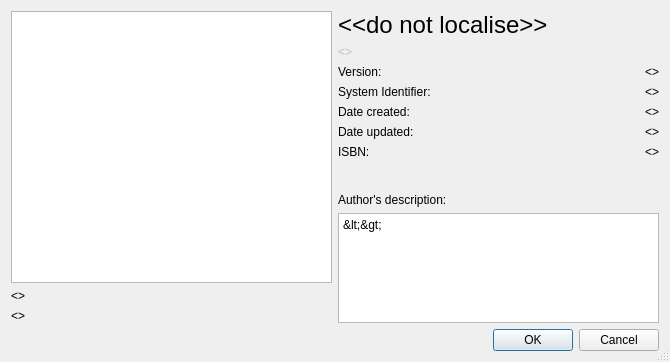
<?xml version="1.0" encoding="UTF-8"?>
<ui version="4.0">
 <class>ArchiveViewer</class>
 <widget class="QDialog" name="ArchiveViewer">
  <property name="windowModality">
   <enum>Qt::WindowModal</enum>
  </property>
  <property name="geometry">
   <rect>
    <x>0</x>
    <y>0</y>
    <width>670</width>
    <height>362</height>
   </rect>
  </property>
  <property name="windowTitle">
   <string>Add game archive</string>
  </property>
  <property name="windowIcon">
   <iconset>
    <normaloff>../logo.png</normaloff>../logo.png</iconset>
  </property>
  <property name="sizeGripEnabled">
   <bool>true</bool>
  </property>
  <layout class="QVBoxLayout" name="verticalLayout_3">
   <item>
    <layout class="QHBoxLayout" name="horizontalLayout">
     <item>
      <layout class="QVBoxLayout" name="verticalLayout">
       <item>
        <widget class="QTreeView" name="assetTree">
         <attribute name="headerVisible">
          <bool>true</bool>
         </attribute>
        </widget>
       </item>
       <item>
        <widget class="QLabel" name="assetsInGroups">
         <property name="text">
          <string>&lt;&lt;do not localise&gt;&gt;</string>
         </property>
        </widget>
       </item>
       <item>
        <widget class="QLabel" name="encounterCount">
         <property name="text">
          <string>&lt;&lt;do not localise&gt;&gt;</string>
         </property>
        </widget>
       </item>
      </layout>
     </item>
     <item>
      <layout class="QVBoxLayout" name="verticalLayout_2" stretch="0,0,0,1,0,4">
       <item>
        <widget class="QLabel" name="name">
         <property name="text">
          <string>&lt;html&gt;&lt;head/&gt;&lt;body&gt;&lt;p&gt;&lt;span style=&quot; font-size:18pt;&quot;&gt;&amp;lt;&amp;lt;do not localise&amp;gt;&amp;gt;&lt;/span&gt;&lt;/p&gt;&lt;/body&gt;&lt;/html&gt;</string>
         </property>
        </widget>
       </item>
       <item>
        <widget class="QLabel" name="author">
         <property name="enabled">
          <bool>false</bool>
         </property>
         <property name="text">
          <string>&lt;&lt;do not localise&gt;&gt;</string>
         </property>
        </widget>
       </item>
       <item>
        <layout class="QGridLayout" name="gridLayout">
         <item row="0" column="0">
          <widget class="QLabel" name="label">
           <property name="text">
            <string>Version:</string>
           </property>
          </widget>
         </item>
         <item row="0" column="1">
          <widget class="QLabel" name="revision">
           <property name="text">
            <string>&lt;&lt;do not localise&gt;&gt;</string>
           </property>
           <property name="alignment">
            <set>Qt::AlignRight|Qt::AlignTrailing|Qt::AlignVCenter</set>
           </property>
          </widget>
         </item>
         <item row="1" column="0">
          <widget class="QLabel" name="label_3">
           <property name="text">
            <string>System Identifier:</string>
           </property>
          </widget>
         </item>
         <item row="1" column="1">
          <widget class="QLabel" name="game_system_id">
           <property name="text">
            <string>&lt;&lt;do not localise&gt;&gt;</string>
           </property>
           <property name="alignment">
            <set>Qt::AlignRight|Qt::AlignTrailing|Qt::AlignVCenter</set>
           </property>
          </widget>
         </item>
         <item row="2" column="0">
          <widget class="QLabel" name="label_7">
           <property name="text">
            <string>Date created:</string>
           </property>
          </widget>
         </item>
         <item row="2" column="1">
          <widget class="QLabel" name="creation_date">
           <property name="text">
            <string>&lt;&lt;do not localise&gt;&gt;</string>
           </property>
           <property name="alignment">
            <set>Qt::AlignRight|Qt::AlignTrailing|Qt::AlignVCenter</set>
           </property>
          </widget>
         </item>
         <item row="3" column="0">
          <widget class="QLabel" name="label_6">
           <property name="text">
            <string>Date updated:</string>
           </property>
          </widget>
         </item>
         <item row="3" column="1">
          <widget class="QLabel" name="revision_date">
           <property name="text">
            <string>&lt;&lt;do not localise&gt;&gt;</string>
           </property>
           <property name="alignment">
            <set>Qt::AlignRight|Qt::AlignTrailing|Qt::AlignVCenter</set>
           </property>
          </widget>
         </item>
         <item row="4" column="0">
          <widget class="QLabel" name="isbnLabel">
           <property name="text">
            <string>ISBN:</string>
           </property>
          </widget>
         </item>
         <item row="4" column="1">
          <widget class="QLabel" name="isbn">
           <property name="text">
            <string>&lt;&lt;do not localise&gt;&gt;</string>
           </property>
           <property name="alignment">
            <set>Qt::AlignRight|Qt::AlignTrailing|Qt::AlignVCenter</set>
           </property>
          </widget>
         </item>
        </layout>
       </item>
       <item>
        <spacer name="verticalSpacer">
         <property name="orientation">
          <enum>Qt::Vertical</enum>
         </property>
         <property name="sizeHint" stdset="0">
          <size>
           <width>20</width>
           <height>40</height>
          </size>
         </property>
        </spacer>
       </item>
       <item>
        <widget class="QLabel" name="label_5">
         <property name="text">
          <string>Author's description:</string>
         </property>
        </widget>
       </item>
       <item>
        <widget class="QPlainTextEdit" name="description">
         <property name="plainText">
          <string>&lt;&lt;do not localise&gt;&gt;</string>
         </property>
        </widget>
       </item>
      </layout>
     </item>
    </layout>
   </item>
   <item>
    <layout class="QHBoxLayout" name="horizontalLayout_2">
     <item>
      <widget class="QDialogButtonBox" name="buttonBox">
       <property name="orientation">
        <enum>Qt::Horizontal</enum>
       </property>
       <property name="standardButtons">
        <set>QDialogButtonBox::Cancel|QDialogButtonBox::Ok</set>
       </property>
      </widget>
     </item>
    </layout>
   </item>
  </layout>
 </widget>
 <resources/>
 <connections>
  <connection>
   <sender>buttonBox</sender>
   <signal>rejected()</signal>
   <receiver>ArchiveViewer</receiver>
   <slot>reject()</slot>
   <hints>
    <hint type="sourcelabel">
     <x>316</x>
     <y>260</y>
    </hint>
    <hint type="destinationlabel">
     <x>286</x>
     <y>274</y>
    </hint>
   </hints>
  </connection>
 </connections>
</ui>
